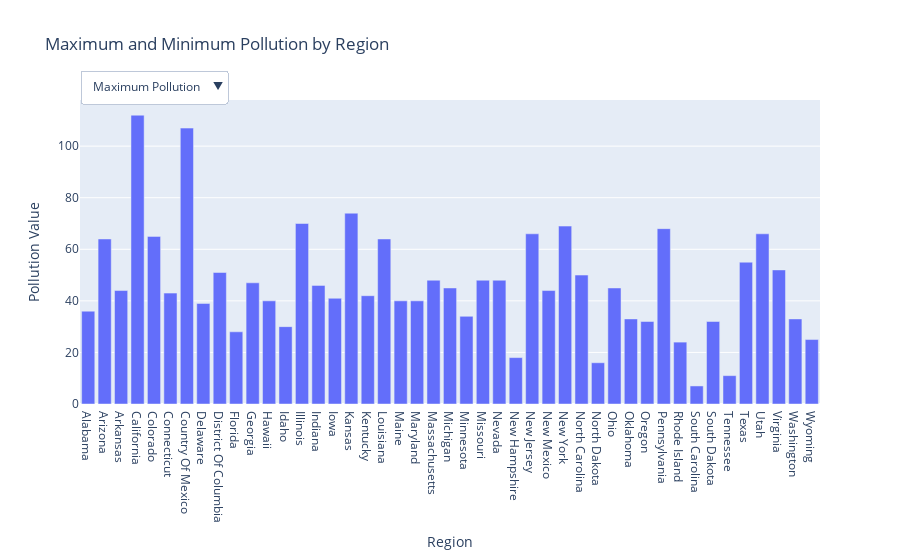

The cell this chart's notebook holds for it:
### Markdown cell above
#### 12. Minimum and Maximun Pollution by Region
- An interactive bar chart showing minimum and maximum NO2 AQI per region, with a dropdown toggle.

### Code cell
# Use the correct column names: 'region' and a valid pollutant column, e.g., 'no2 aqi'
pollution_stats = df.groupby("region")["no2 aqi"].agg(["min", "max"]).reset_index()

# Create initial figure with "max" as default
fig = px.bar(
    pollution_stats,
    x="region",
    y="max",
    title="Maximum and Minimum Pollution by Region",
    labels={"region": "Region", "max": "Pollution Value", "min": "Pollution Value"},
)

# Add dropdown filter to toggle between min and max
fig.update_layout(
    updatemenus=[
        dict(
            buttons=list([
                dict(label="Maximum Pollution",
                     method="update",
                     args=[{"y": [pollution_stats["max"]]},
                           {"title": "Maximum Pollution by Region"}]),
                dict(label="Minimum Pollution",
                     method="update",
                     args=[{"y": [pollution_stats["min"]]},
                           {"title": "Minimum Pollution by Region"}]),
            ]),
            direction="down",
            x=0.0,
            xanchor="left",
            y=1.1,
            yanchor="top"
        )
    ]
)

# Show interactive plot
fig.show()

### Figure 1 — Plotly figure (JSON) as saved in the notebook; plotly's stock layout.template omitted (floating-point values rounded to 4 significant figures)
{"data": [{"alignmentgroup": "True", "hovertemplate": "Region=%{x}<br>Pollution Value=%{y}<extra></extra>", "legendgroup": "", "marker": {"color": "#636efa", "pattern": {"shape": ""}}, "name": "", "offsetgroup": "", "orientation": "v", "showlegend": false, "textposition": "auto", "type": "bar", "x": ["Alabama", "Arizona", "Arkansas", "California", "Colorado", "Connecticut", "Country Of Mexico", "Delaware", "District Of Columbia", "Florida", "Georgia", "Hawaii", "Idaho", "Illinois", "Indiana", "Iowa", "Kansas", "Kentucky", "Louisiana", "Maine", "Maryland", "Massachusetts", "Michigan", "Minnesota", "Missouri", "Nevada", "New Hampshire", "New Jersey", "New Mexico", "New York", "North Carolina", "North Dakota", "Ohio", "Oklahoma", "Oregon", "Pennsylvania", "Rhode Island", "South Carolina", "South Dakota", "Tennessee", "Texas", "Utah", "Virginia", "Washington", "Wyoming"], "xaxis": "x", "y": [36, 64, 44, 112, 65, 43, 107, 39, 51, 28, 47, 40, 30, 70, 46, 41, 74, 42, 64, 40, 40, 48, 45, 34, 48, 48, 18, 66, 44, 69, 50, 16, 45, 33, 32, 68, 24, 7, 32, 11, 55, 66, 52, 33, 25], "yaxis": "y"}], "layout": {"barmode": "relative", "legend": {"tracegroupgap": 0}, "title": {"text": "Maximum and Minimum Pollution by Region"}, "updatemenus": [{"buttons": [{"args": [{"y": [[36, 64, 44, 112, 65, 43, 107, 39, 51, 28, 47, 40, 30, 70, 46, 41, 74, 42, 64, 40, 40, 48, 45, 34, 48, 48, 18, 66, 44, 69, 50, 16, 45, 33, 32, 68, 24, 7, 32, 11, 55, 66, 52, 33, 25]]}, {"title": "Maximum Pollution by Region"}], "label": "Maximum Pollution", "method": "update"}, {"args": [{"y": [[4, 8, 6, 0, 0, 2, 17, 14, 6, 4, 6, 2, 6, 7, 7, 5, 3, 6, 12, 0, 2, 7, 11, 2, 14, 0, 2, 9, 10, 0, 6, 4, 2, 3, 6, 2, 8, 2, 3, 6, 0, 1, 5, 21, 1]]}, {"title": "Minimum Pollution by Region"}], "label": "Minimum Pollution", "method": "update"}], "direction": "down", "x": 0, "xanchor": "left", "y": 1.1, "yanchor": "top"}], "xaxis": {"anchor": "y", "domain": [0, 1], "title": {"text": "Region"}}, "yaxis": {"anchor": "x", "domain": [0, 1], "title": {"text": "Pollution Value"}}}}
